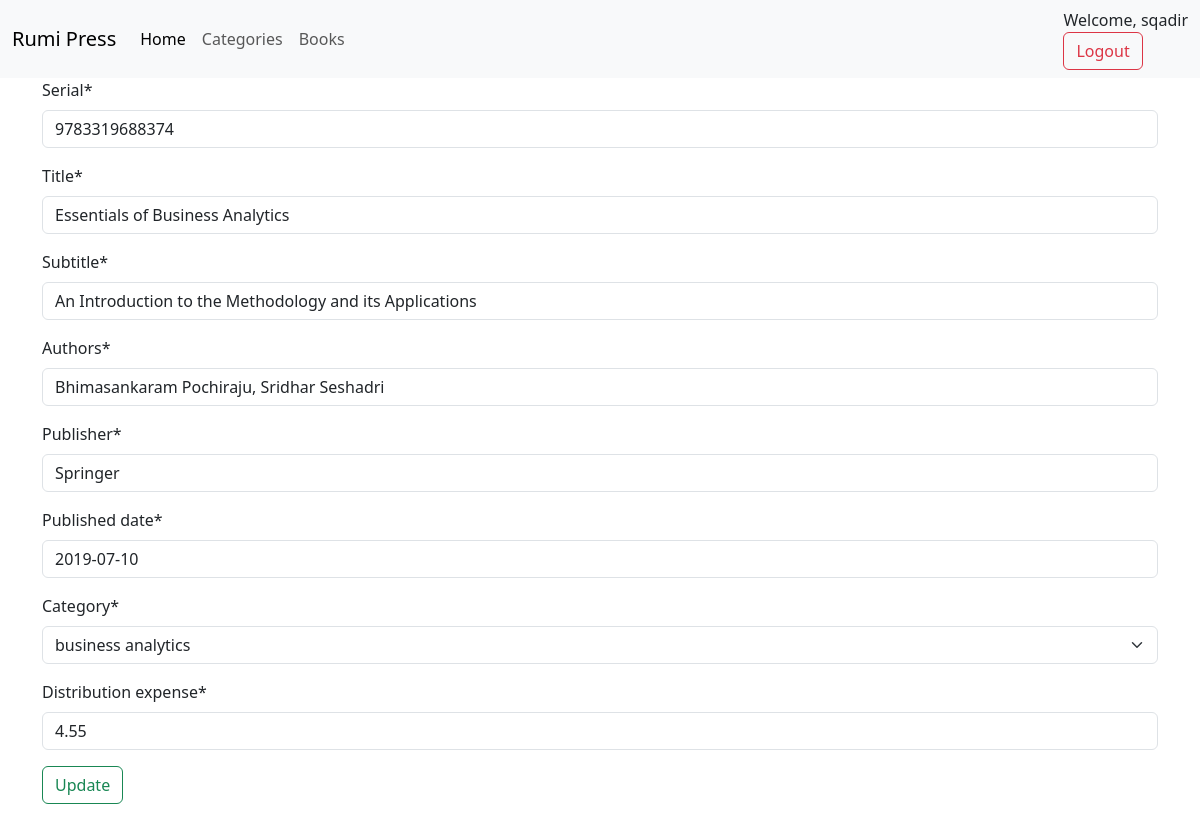
/books/2/update/ (signed in), run on an earlier commit of the app's database.
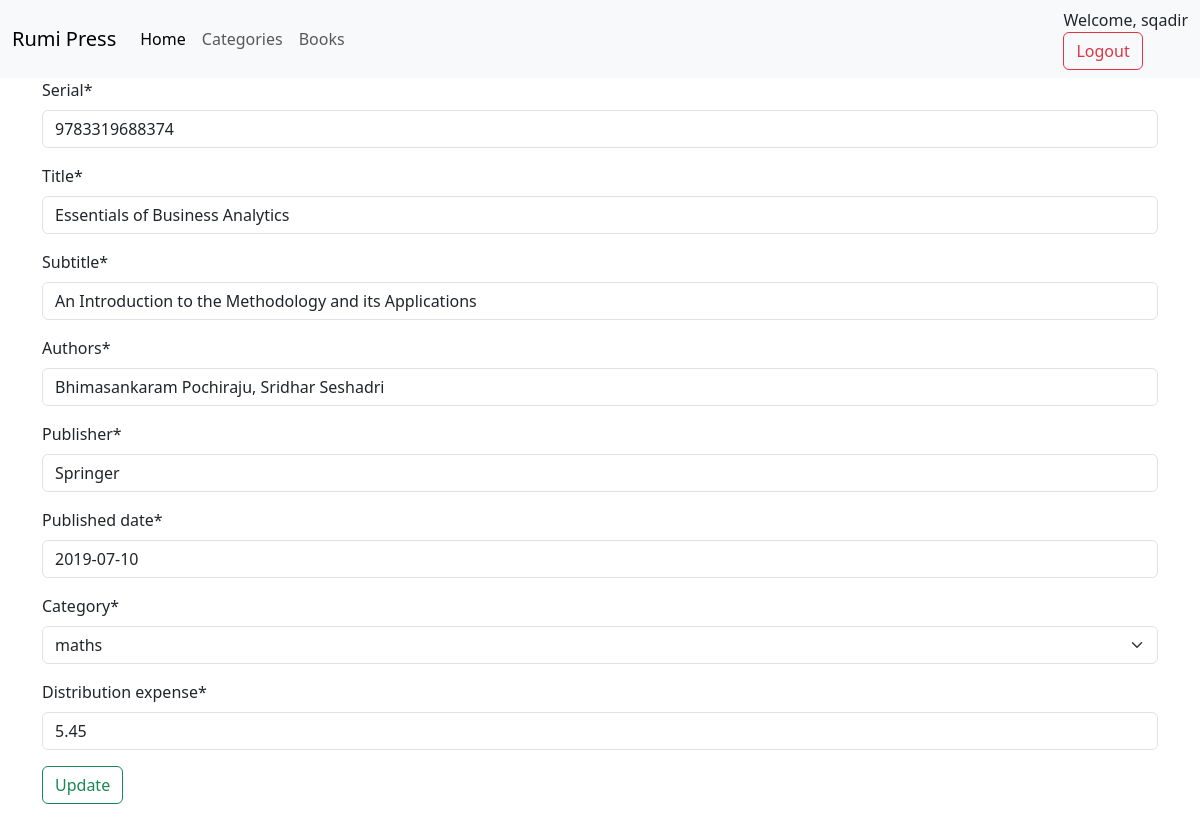
And on a later commit of the database.
### books/models.py (models this page shows, shortened)
class Book(models.Model):
    id = models.AutoField(primary_key=True)
    serial = models.CharField(max_length=255)
    title = models.CharField(max_length=255)
    subtitle = models.CharField(max_length=255)
    authors = models.CharField(max_length=255)
    publisher = models.CharField(max_length=255)
    published_date = models.DateField(default=timezone.now)
    category = models.ForeignKey(Category, on_delete=models.PROTECT, related_name="books")
    distribution_expense = models.DecimalField(max_digits=6, decimal_places=2)

### books/views.py (the view, shortened to what this page needs)
# urls.py: path("books/<int:pk>/update/", views.BookUpdateView.as_view(), name="book_update"),
class BookUpdateView(LoginRequiredMixin, generic.UpdateView):
    template_name = "books/book_update.html"
    context_object_name = "book"
    queryset = models.Book.objects.all()
    fields = (
        "serial",
        "title",
        "subtitle",
        "authors",
        "publisher",
        "published_date",
        "category",
        "distribution_expense",
    )

### books/models.py (called while the page is built)
    def __str__(self):
        return self.name

### templates/books/book_update.html (shortened to what this page needs)
{% extends "_base.html" %}
{% load crispy_forms_tags %}
{% block content %}
  <div class="container">
    <form action="" method="post">
      {{ form|crispy }}
      <button class="btn btn-outline-success mb-5" type="submit">Update</button>
    </form>
  </div>
{% endblock %}

What changed in the data, as far as the page shows it:
changed Book "Essentials of Business Analytics": category "business analytics" → "maths"; distribution_expense "4.55" → "5.45"
